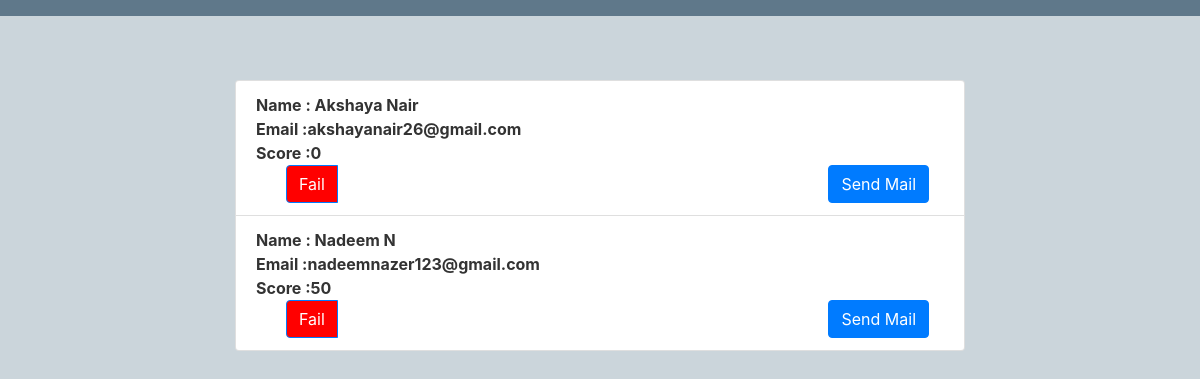
Screenshot of /view_users with the database file from the repository.
### irecruit/models.py (models this page shows, shortened)
class User(db.Model, UserMixin):
    id = db.Column(db.Integer, primary_key=True)
    firstname = db.Column(db.String(20), nullable=False)
    lastname = db.Column(db.String(20), nullable=False)
    dob = db.Column(db.String(10), nullable=False)
    user_id = db.Column(db.Integer, db.ForeignKey('admin.id'), unique=True)
    skill = db.relationship('Skill', backref='user', lazy=True)

class Admin(db.Model, UserMixin):
    id = db.Column(db.Integer, primary_key=True)
    email = db.Column(db.String(120), unique=True, nullable=False)
    image_file = db.Column(db.String(20), nullable=False, default='default.jpg')
    password = db.Column(db.String(60), nullable=False)
    user = db.relationship('User', backref='admin', uselist=False)
    score = db.Column(db.Integer, default=0)

### irecruit/route.py (the view)
@app.route('/view_users')
def view_users():
    db.create_all()
    users = Admin.query.all()
    usr = User.query.all()
    return render_template('view_users.html', users=users, usr=usr)

### irecruit/templates/view_users.html
{% extends "layout.html" %}
{% block content %}
        <ul class="list-group">
        {% for user in users %}
            {% for usr in usr %}
         {% if usr.id == user.id %}
        <li class="list-group-item" style="font-weight: bold;">
             Name : {{ usr.firstname }} {{ usr.lastname }}<br>
            Email :{{ user.email }} <br>
            Score :{{ user.score }}
            <div class="btn-group container">
                {% if user.score > 50 %}
                     <div class="btn-group container">
                <button type="button" id="pass" class="btn btn-primary" style="background-color: green">Pass</button>
                    </div>
                    <form method="post" action="/passe_mails"> <button type="submit" class="btn btn-primary" name = "send" value = "{{ user.email }}">Send Mail</button></form>
                {% else %}
                    <div class="btn-group container">
                     <button type="button" class="btn btn-primary" style="background-color: red">Fail</button>
                    </div>
                    <form method="post" action="/passe"> <button type="submit" class="btn btn-primary" name = "send" value = "{{ user.email }}">Send Mail</button></form>
                    {% endif %}
            </div>
        </li>
         {% endif %}
            {% endfor %}
        {% endfor %}
        </ul>
{% endblock content %}

### irecruit/static/css/main1.css (style rules this page uses)
body { background: #fafafa; color: #333333; margin-top: 5rem; }

### irecruit/templates/layout.html (style rules this page uses)
.image { width: 100%; height: auto; background-color: #cbd5db; background-repeat: no-repeat; background-size: cover; }

### rows the page displays
Admin: email "akshayanair26@gmail.com", score "0"
User: firstname "Akshaya", lastname "Nair"
Admin: email "nadeemnazer123@gmail.com", score "50"
User: firstname "Nadeem", lastname "N"
